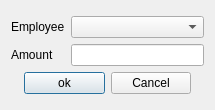
<?xml version="1.0" encoding="UTF-8"?>
<ui version="4.0">
 <class>addbounce</class>
 <widget class="QDialog" name="addbounce">
  <property name="geometry">
   <rect>
    <x>0</x>
    <y>0</y>
    <width>215</width>
    <height>110</height>
   </rect>
  </property>
  <property name="minimumSize">
   <size>
    <width>0</width>
    <height>110</height>
   </size>
  </property>
  <property name="maximumSize">
   <size>
    <width>16777215</width>
    <height>110</height>
   </size>
  </property>
  <property name="windowTitle">
   <string>Add Bounce</string>
  </property>
  <layout class="QVBoxLayout" name="verticalLayout_4">
   <item>
    <layout class="QVBoxLayout" name="verticalLayout_3">
     <item>
      <layout class="QHBoxLayout" name="horizontalLayout_2">
       <item>
        <layout class="QVBoxLayout" name="verticalLayout_2">
         <item>
          <widget class="QLabel" name="label">
           <property name="text">
            <string>Employee</string>
           </property>
          </widget>
         </item>
         <item>
          <widget class="QLabel" name="label_2">
           <property name="text">
            <string>Amount</string>
           </property>
          </widget>
         </item>
        </layout>
       </item>
       <item>
        <layout class="QVBoxLayout" name="verticalLayout">
         <item>
          <widget class="QComboBox" name="cbxEmployee"/>
         </item>
         <item>
          <widget class="QLineEdit" name="leAmount"/>
         </item>
        </layout>
       </item>
      </layout>
     </item>
     <item>
      <layout class="QHBoxLayout" name="horizontalLayout" stretch="0,1,1,0">
       <item>
        <spacer name="horizontalSpacer_2">
         <property name="orientation">
          <enum>Qt::Horizontal</enum>
         </property>
         <property name="sizeHint" stdset="0">
          <size>
           <width>13</width>
           <height>17</height>
          </size>
         </property>
        </spacer>
       </item>
       <item>
        <widget class="QPushButton" name="pbtnAdd">
         <property name="text">
          <string>ok</string>
         </property>
        </widget>
       </item>
       <item>
        <widget class="QPushButton" name="ptbtnAdd">
         <property name="text">
          <string>Cancel</string>
         </property>
        </widget>
       </item>
       <item>
        <spacer name="horizontalSpacer_3">
         <property name="orientation">
          <enum>Qt::Horizontal</enum>
         </property>
         <property name="sizeHint" stdset="0">
          <size>
           <width>13</width>
           <height>17</height>
          </size>
         </property>
        </spacer>
       </item>
      </layout>
     </item>
    </layout>
   </item>
  </layout>
 </widget>
 <resources/>
 <connections/>
</ui>
